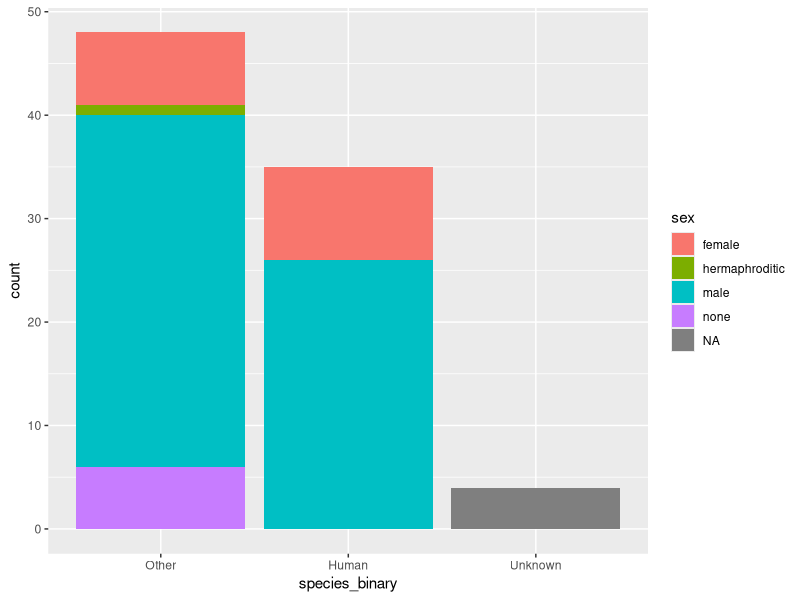
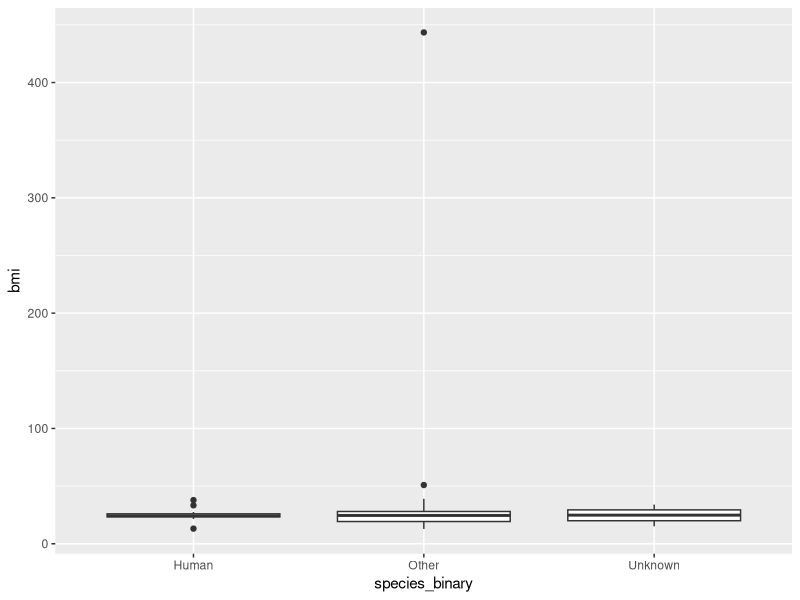
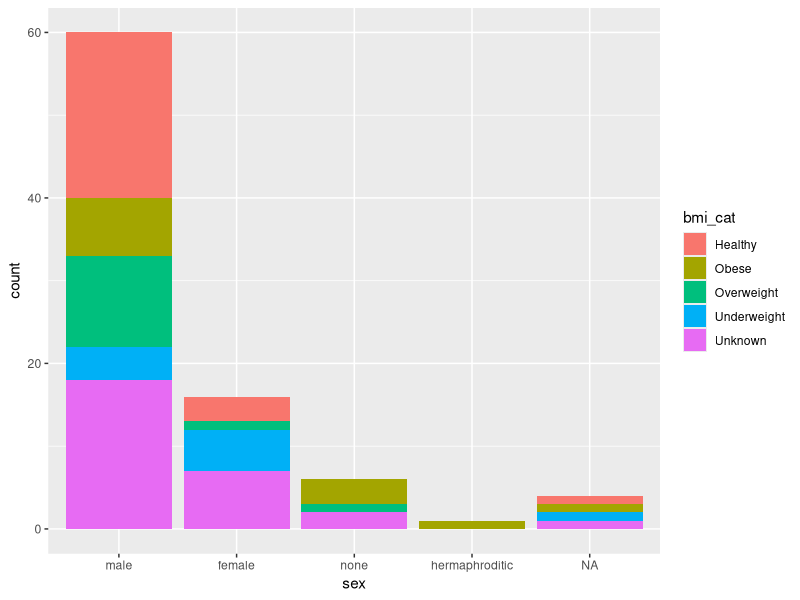
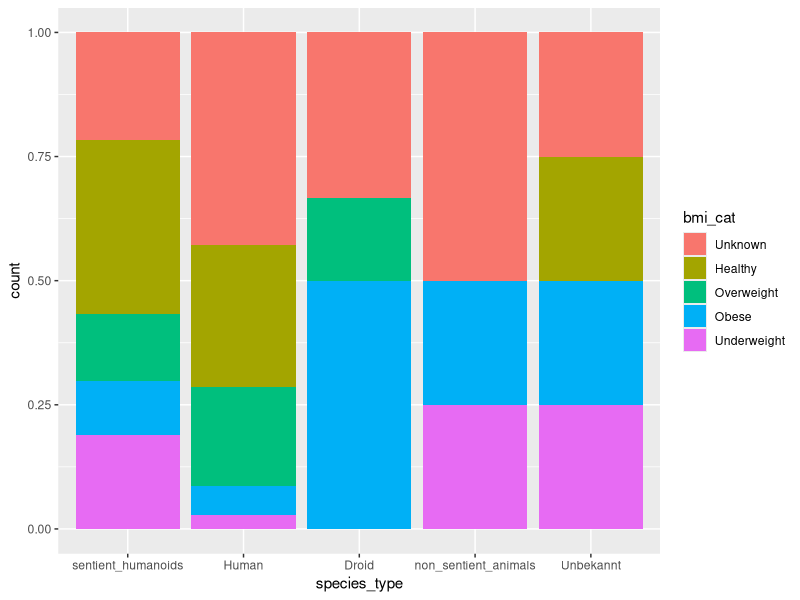

The R source for these figures, in order:
## ---- chunk 1
library(tidyverse)
## ---- chunk 2
glimpse(starwars)
## ---- chunk 3
starwars |> count(species)
## ---- chunk 4
df <- starwars |>
  mutate(species_binary = if_else(species != "Human", "Other", species, missing = "Unknown"))

df |>
  count(species_binary, species)
## ---- chunk 5
df |>
  mutate(species_binary = fct_infreq(species_binary)) |>
  ggplot(aes(x = species_binary, fill = sex)) +
  geom_bar()
## ---- chunk 6
df1 <- starwars |>
  mutate(species_binary = if_else(species != "Human", "Other", species, missing = "Unknown")) |>
  mutate(bmi = mass / (height / 100)^2, .after = mass) |>
  mutate(bmi_cat = case_when(
    is.na(bmi) ~ "Unknown",
    bmi < 18.5 ~ "Underweight",
    bmi < 25 ~ "Healthy",
    bmi < 30 ~ "Overweight",
    .default = "Obese"
  ))
## ---- chunk 7
df1 |>
  ggplot(aes(x = species_binary, y = bmi)) +
  geom_boxplot()
## ---- chunk 8
df1 |>
  filter(bmi > 400) |>
  select(name, bmi, height, mass)
## ---- chunk 9
df1 |>
  mutate(sex = fct_infreq(sex)) |>
  ggplot(aes(x = sex, fill = bmi_cat)) +
  geom_bar()
## ---- chunk 10
sentient_humanoids <- c("Aleena", "Besalisk", "Cerean", "Chagrian", "Clawdite", "Ewok", "Dug", "Zabrak", "Geonosian", "Gungan", "Hutt", "Iktotchi", "Kaleesh", "Kel Dor", "Mirialan", "Mon Calamari", "Muun", "Nautolan", "Neimodian", "Pau'an", "Togruta", "Twi'lek", "Wookiee", "Quermian", "Rodian", "Skakoan", "Sullustan", "Tholothian", "Togruta", "Toong", "Twi'lek", "Vulptereen", "Xexto", "Yoda's species", "Zabrak")
## ---- chunk 11
non_sentient_animals <- c("Trandoshan", "Kaminoan", "Toydarian")
## ---- chunk 12
df1 |>
  mutate(species_type = case_when(
    is.na(species) ~ "Unbekannt",
    species %in% sentient_humanoids ~ "sentient_humanoids",
    species %in% non_sentient_animals ~ "non_sentient_animals",
    .default = species
  )) |>
  count(species_type, species)
## ---- chunk 13
df1 |>
  mutate(species_type = case_when(
    is.na(species) ~ "Unbekannt",
    species %in% sentient_humanoids ~ "sentient_humanoids",
    species %in% non_sentient_animals ~ "non_sentient_animals",
    .default = species
  )) |>
  mutate(species_type = fct_infreq(species_type)) |>
  mutate(bmi_cat = fct_infreq(bmi_cat)) |>
  filter(name != "Jabba Desilijic Tiure") |>
  ggplot(aes(x = species_type, fill = bmi_cat)) +
  geom_bar(position = "fill")
